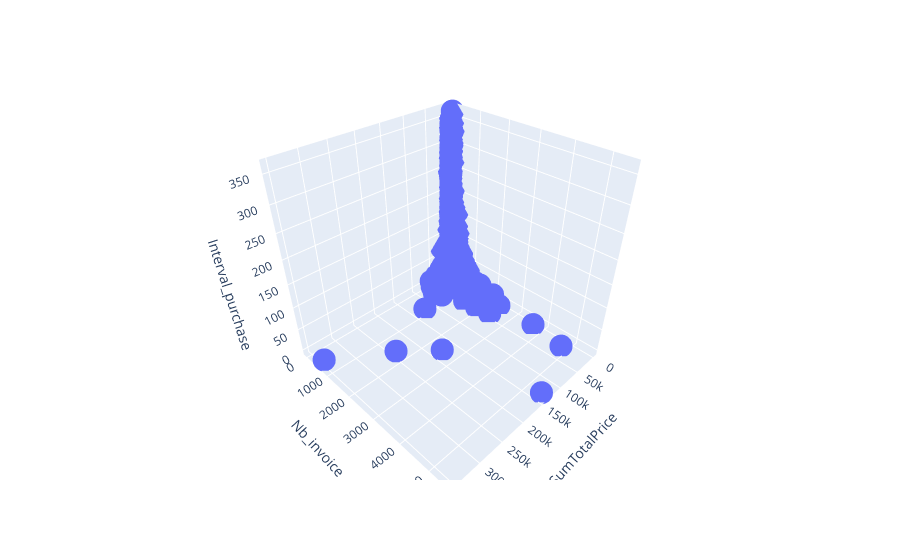

Notebook source saved alongside this figure:
### Code cell
fig = px.scatter_3d(df_agg, x='SumTotalPrice', y='Nb_invoice', z='Interval_purchase')
fig.show()

### Figure 1 — Plotly figure (JSON) as saved in the notebook; plotly's stock layout.template omitted (floating-point values rounded to 4 significant figures; data arrays with more than 128 entries replaced by an {"elided": "..."} marker saying what was removed)
{"data": [{"hovertemplate": "SumTotalPrice=%{x}<br>Nb_invoice=%{y}<br>Interval_purchase=%{z}<extra></extra>", "legendgroup": "", "marker": {"color": "#636efa", "symbol": "circle"}, "mode": "markers", "name": "", "scene": "scene", "showlegend": false, "type": "scatter3d", "x": {"elided": "4285 float values"}, "y": {"elided": "4285 int values"}, "z": {"elided": "4285 float values"}}], "layout": {"legend": {"tracegroupgap": 0}, "margin": {"t": 60}, "scene": {"domain": {"x": [0, 1], "y": [0, 1]}, "xaxis": {"title": {"text": "SumTotalPrice"}}, "yaxis": {"title": {"text": "Nb_invoice"}}, "zaxis": {"title": {"text": "Interval_purchase"}}}}}
